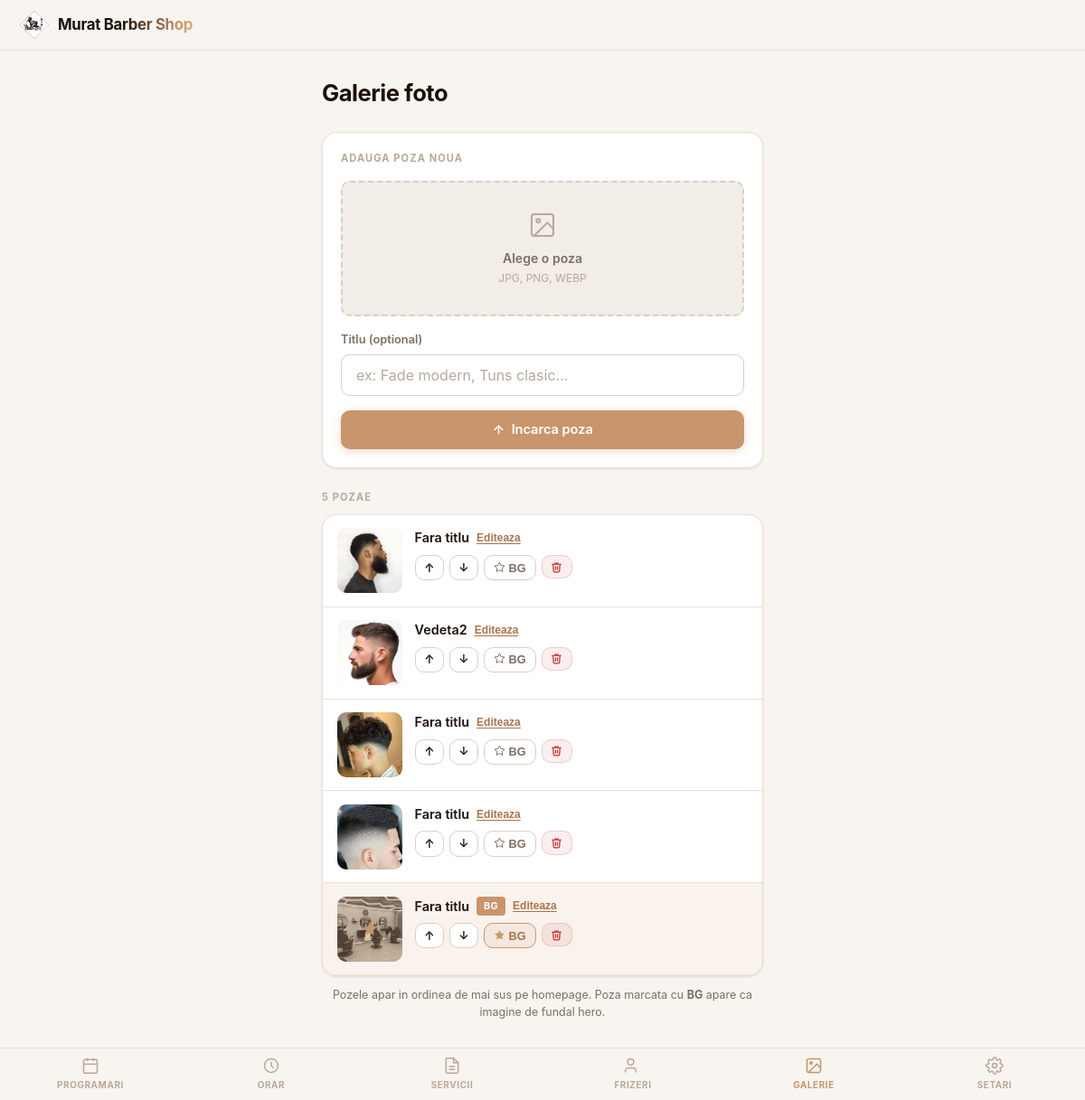
Screenshot of /admin/gallery with the database file from the repository.
### models.py (models this page shows, shortened)
class GalleryPhoto(Base):
    __tablename__ = "gallery_photos"
    id:           Mapped[int]           = mapped_column(Integer, primary_key=True, index=True)
    file_path:    Mapped[str]           = mapped_column(String(255), nullable=False)
    caption:      Mapped[Optional[str]] = mapped_column(String(200), nullable=True)
    sort_order:   Mapped[int]           = mapped_column(Integer, default=0, nullable=False)
    is_background:Mapped[bool]          = mapped_column(Boolean, default=False, nullable=False)
    created_at:   Mapped[datetime]      = mapped_column(DateTime, server_default=func.now(), nullable=False)

### routes/admin.py (the view)
@router.get("/gallery", response_class=HTMLResponse)
def gallery_page(request: Request, db: Session = Depends(get_db)):
    from repositories.gallery_repository import GalleryRepository
    photos = GalleryRepository(db).get_all()
    return templates.TemplateResponse("admin_gallery.html", {
        "request":  request,
        "app_name": config.app_name,
        "photos":   photos,
    })

### templates/admin_gallery.html (shortened to what this page needs)
{% extends "base.html" %}
{% block content %}
<h1 class="page-title">Galerie foto</h1>
<div class="card" style="margin-bottom:1.5rem">
    <p class="section-label" style="margin-bottom:1rem">Adauga poza noua</p>
    <form method="post" action="/admin/gallery/upload" enctype="multipart/form-data">
        <div id="drop-zone" style="position:relative;border:2px dashed var(--border2);border-radius:var(--radius-sm);overflow:hidden;background:var(--bg3);min-height:150px;display:flex;align-items:center;justify-content:center;margin-bottom:1rem;transition:border-color .2s,background .2s;cursor:pointer">
            <div id="drop-placeholder" style="text-align:center;pointer-events:none;padding:1.5rem">
                <svg width="32" height="32" viewBox="0 0 24 24" fill="none" stroke="var(--text3)" stroke-width="1.5" stroke-linecap="round" stroke-linejoin="round" style="margin:0 auto .6rem;display:block">
                    <rect x="3" y="3" width="18" height="18" rx="2"/>
                    <circle cx="8.5" cy="8.5" r="1.5"/>
                    <polyline points="21 15 16 10 5 21"/>
                </svg>
                <p style="font-weight:600;font-size:.88rem;color:var(--text2)">Alege o poza</p>
                <p style="font-size:.75rem;color:var(--text3);margin-top:.15rem">JPG, PNG, WEBP</p>
            </div>
        </div>
        <label>Titlu (optional)</label>
        <input type="text" name="caption" placeholder="ex: Fade modern, Tuns clasic...">
        <button class="btn btn-primary btn-full" type="submit">
            <svg width="15" height="15" viewBox="0 0 24 24" fill="none" stroke="currentColor" stroke-width="2.3" stroke-linecap="round"><line x1="12" y1="5" x2="12" y2="19"/><polyline points="19 12 12 5 5 12"/></svg>
            Incarca poza
        </button>
    </form>
</div>
{% if photos %}
<p class="section-label">{{ photos|length }} poza{% if photos|length != 1 %}e{% endif %}</p>
<div class="card-flush">
    {% for photo in photos %}
    <div style="display:flex;align-items:flex-start;gap:.85rem;padding:.9rem 1rem;border-bottom:1px solid var(--border);{% if photo.is_background %}background:var(--accent-bg);{% endif %}" id="photo-row-{{ photo.id }}">
        <div style="width:72px;height:72px;flex-shrink:0;border-radius:var(--radius-sm);overflow:hidden;background:var(--bg3);position:relative">
            <img src="{{ photo.file_path }}" alt="" style="width:100%;height:100%;object-fit:cover;display:block">
            {% if photo.is_background %}
            <div style="position:absolute;inset:0;display:flex;align-items:center;justify-content:center;background:rgba(200,149,108,.35)">
                <svg width="18" height="18" viewBox="0 0 24 24" fill="var(--accent)" stroke="none"><path d="M12 2l3.09 6.26L22 9.27l-5 4.87 1.18 6.88L12 17.77l-6.18 3.25L7 14.14 2 9.27l6.91-1.01L12 2z"/></svg>
            </div>
            {% endif %}
        </div>
        <div style="flex:1;min-width:0">
            <div id="caption-view-{{ photo.id }}" style="display:flex;align-items:center;gap:.5rem;margin-bottom:.5rem;flex-wrap:wrap">
                <span style="font-weight:600;font-size:.9rem;color:var(--text)">
                    {{ photo.caption if photo.caption else 'Fara titlu' }}
                </span>
                {% if photo.is_background %}
                <span style="font-size:.68rem;font-weight:700;background:var(--accent);color:#fff;padding:.15rem .5rem;border-radius:4px;letter-spacing:.03em">BG</span>
                {% endif %}
                <button onclick="toggleEdit({{ photo.id }})"
                        style="font-size:.75rem;font-weight:600;color:var(--accent-dark);background:none;border:none;cursor:pointer;padding:0;text-decoration:underline;text-underline-offset:2px">
                    Editeaza
                </button>
            </div>
            <div style="display:flex;gap:.35rem;flex-wrap:wrap">
                <form method="post" action="/admin/gallery/{{ photo.id }}/move-up" style="margin:0">
                    <button type="submit" class="btn btn-ghost" style="padding:.35rem .6rem;font-size:.8rem" title="Muta sus"
                            {% if loop.first %}disabled style="padding:.35rem .6rem;font-size:.8rem;opacity:.3;cursor:not-allowed"{% endif %}>↑</button>
                </form>
                <form method="post" action="/admin/gallery/{{ photo.id }}/move-down" style="margin:0">
                    <button type="submit" class="btn btn-ghost" style="padding:.35rem .6rem;font-size:.8rem" title="Muta jos"
                            {% if loop.last %}disabled style="padding:.35rem .6rem;font-size:.8rem;opacity:.3;cursor:not-allowed"{% endif %}>↓</button>
                </form>
                <form method="post" action="/admin/gallery/{{ photo.id }}/set-background" style="margin:0">
                    <button type="submit" title="{{ 'Scoate din background' if photo.is_background else 'Seteaza ca background' }}"
                            style="padding:.35rem .65rem;font-size:.8rem;border-radius:var(--radius-sm);border:1.5px solid {{ 'var(--accent)' if photo.is_background else 'var(--border2)' }};background:{{ 'var(--accent-bg)' if photo.is_background else 'var(--bg2)' }};color:{{ 'var(--accent-dark)' if photo.is_background else 'var(--text2)' }};cursor:pointer;font-weight:600;transition:all .15s">
                        {% if photo.is_background %}
                        <svg width="13" height="13" viewBox="0 0 24 24" fill="var(--accent)" stroke="none" style="vertical-align:-1px"><path d="M12 2l3.09 6.26L22 9.27l-5 4.87 1.18 6.88L12 17.77l-6.18 3.25L7 14.14 2 9.27l6.91-1.01L12 2z"/></svg>
                        {% else %}
                        <svg width="13" height="13" viewBox="0 0 24 24" fill="none" stroke="currentColor" stroke-width="1.8" style="vertical-align:-1px"><path d="M12 2l3.09 6.26L22 9.27l-5 4.87 1.18 6.88L12 17.77l-6.18 3.25L7 14.14 2 9.27l6.91-1.01L12 2z"/></svg>
                        {% endif %}
                        BG
                    </button>
                </form>
                <form method="post" action="/admin/gallery/{{ photo.id }}/delete" style="margin:0"
                      onsubmit="return confirm('Stergi aceasta poza?')">
                    <button type="submit" class="btn btn-danger" style="padding:.35rem .6rem;font-size:.8rem">
                        <svg width="13" height="13" viewBox="0 0 24 24" fill="none" stroke="currentColor" stroke-width="2.3" stroke-linecap="round"><polyline points="3 6 5 6 21 6"/><path d="M19 6l-1 14a2 2 0 0 1-2 2H8a2 2 0 0 1-2-2L5 6"/><path d="M10 11v6m4-6v6"/><path d="M9 6V4h6v2"/></svg>
                    </button>
                </form>
            </div>
        </div>
    </div>
    {% endfor %}
</div>
<p class="muted" style="font-size:.78rem;margin-top:.5rem;text-align:center">
    Pozele apar in ordinea de mai sus pe homepage.
    Poza marcata cu <strong>BG</strong> apare ca imagine de fundal hero.
</p>
{% endif %}
{% endblock %}
{% block bottom_nav %}
<nav class="bottom-nav">
    <a href="/admin/dashboard" class="nav-item">
        <svg fill="none" stroke="currentColor" stroke-width="1.8" viewBox="0 0 24 24">
            <rect x="3" y="4" width="18" height="18" rx="2"/><line x1="16" y1="2" x2="16" y2="6"/>
            <line x1="8" y1="2" x2="8" y2="6"/><line x1="3" y1="10" x2="21" y2="10"/>
        </svg>
        Programari
    </a>
    <a href="/admin/schedule" class="nav-item">
        <svg fill="none" stroke="currentColor" stroke-width="1.8" viewBox="0 0 24 24">
            <circle cx="12" cy="12" r="9"/><polyline points="12 7 12 12 15 15"/>
        </svg>
        Orar
    </a>
    <a href="/admin/services" class="nav-item">
        <svg fill="none" stroke="currentColor" stroke-width="1.8" viewBox="0 0 24 24">
            <path d="M14 2H6a2 2 0 0 0-2 2v16a2 2 0 0 0 2 2h12a2 2 0 0 0 2-2V8z"/>
            <polyline points="14,2 14,8 20,8"/><line x1="16" y1="13" x2="8" y2="13"/>
            <line x1="16" y1="17" x2="8" y2="17"/>
        </svg>
        Servicii
    </a>
    <a href="/admin/frizers" class="nav-item">
        <svg fill="none" stroke="currentColor" stroke-width="1.8" viewBox="0 0 24 24">
            <path d="M16 21v-2a4 4 0 0 0-4-4H6a4 4 0 0 0-4 4v2"/>
            <circle cx="9" cy="7" r="4"/>
        </svg>
        Frizeri
    </a>
    <a href="/admin/gallery" class="nav-item active">
        <svg fill="none" stroke="currentColor" stroke-width="1.8" viewBox="0 0 24 24">
            <rect x="3" y="3" width="18" height="18" rx="2"/>
            <circle cx="8.5" cy="8.5" r="1.5"/>
            <polyline points="21 15 16 10 5 21"/>
        </svg>
        Galerie
    </a>
    <a href="/admin/settings" class="nav-item">
        Setari
    </a>
</nav>
{% endblock %}

### templates/base.html (style rules this page uses)
:root { --bg: #F8F4F0; --bg2: #FFFFFF; --bg3: #F2EDE7; --border: #E8E0D8; --border2: #D9CFC5; --text: #1C1008; --text2: #7C6F63; --text3: #B8A89A; --accent: #C8956C; --accent-dark: #A8744C; --accent-light: #EDD8C6; --accent-bg: rgba(200,149,108,.12); --accent-border:rgba(200,149,108,.28); --danger: #C53030; --danger-bg: rgba(197,48,48,.08); --success: #276749; --success-bg: rgba(39,103,73,.09); --sh-sm: 0 1px 3px rgba(28,16,8,.07), 0 1px 2px rgba(28,16,8,.04); --sh: 0 4px 20px rgba(28,16,8,.09), 0 2px 6px rgba(28,16,8,.04); --radius: 16px; --radius-sm: 10px; }
* { box-sizing: border-box; margin: 0; padding: 0; -webkit-tap-highlight-color: transparent; }
body { font-family: -apple-system, BlinkMacSystemFont, 'Segoe UI', 'Helvetica Neue', sans-serif; background: var(--bg); color: var(--text); min-height: 100vh; font-size: 15px; line-height: 1.5; }
.page-title { font-size: 1.6rem; font-weight: 700; letter-spacing: -.5px; margin-bottom: 1.5rem; margin-top: .25rem; }
.section-label { font-size: .69rem; font-weight: 700; letter-spacing: .1em; text-transform: uppercase; color: var(--text3); margin-bottom: .65rem; }
.muted { color: var(--text2); }
.card { background: var(--bg2); border: 1px solid var(--border); border-radius: var(--radius); padding: 1.25rem; margin-bottom: .75rem; box-shadow: var(--sh-sm); }
.card-flush { background: var(--bg2); border: 1px solid var(--border); border-radius: var(--radius); overflow: hidden; margin-bottom: .75rem; box-shadow: var(--sh-sm); }
label { display: block; font-size: .8rem; font-weight: 600; color: var(--text2); margin-bottom: .4rem; }
input, select { width: 100%; background: var(--bg2); border: 1.5px solid var(--border2); border-radius: var(--radius-sm); color: var(--text); font-size: 1rem; padding: .75rem 1rem; margin-bottom: 1rem; outline: none; -webkit-appearance: none; appearance: none; transition: border-color .2s, box-shadow .2s; font-family: inherit; }
input::placeholder { color: var(--text3); }
.btn { display: inline-flex; align-items: center; justify-content: center; gap: .4rem; padding: .8rem 1.4rem; border-radius: var(--radius-sm); border: none; font-size: .92rem; font-weight: 600; cursor: pointer; text-decoration: none; transition: all .18s; font-family: inherit; white-space: nowrap; letter-spacing: -.1px; }
.btn-primary { background: var(--accent); color: #fff; box-shadow: 0 2px 10px rgba(200,149,108,.35); }
.btn-ghost { background: var(--bg2); color: var(--text); border: 1.5px solid var(--border2); }
.btn-danger { background: var(--danger-bg); color: var(--danger); border: 1.5px solid rgba(197,48,48,.18); }
.btn-full { width: 100%; }
.bottom-nav { position: fixed; bottom: 0; left: 0; right: 0; background: rgba(248,244,240,.97); backdrop-filter: blur(16px); -webkit-backdrop-filter: blur(16px); border-top: 1px solid var(--border); display: flex; z-index: 100; }
.nav-item { flex: 1; display: flex; flex-direction: column; align-items: center; padding: .6rem .5rem .55rem; text-decoration: none; color: var(--text3); font-size: .62rem; font-weight: 700; letter-spacing: .06em; text-transform: uppercase; gap: .25rem; transition: color .15s; }
.nav-item svg { width: 20px; height: 20px; }
.nav-item.active { color: var(--accent); }

### rows the page displays
GalleryPhoto: file_path (picture), caption "Fara titlu", is_background False (drawn)
GalleryPhoto: file_path (picture), caption "Vedeta2", is_background False (drawn)
GalleryPhoto: file_path (picture), caption "Fara titlu", is_background False (drawn)
GalleryPhoto: file_path (picture), caption "Fara titlu", is_background False (drawn)
GalleryPhoto: file_path (picture), is_background True (drawn), caption "Fara titlu"

### other values shown
{{ site.site_name or app_name }} "Murat Barber Shop"
{{ photos|length }} "5"
